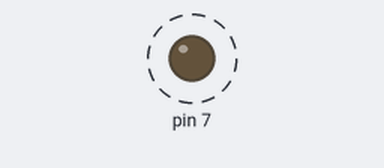
A sketch run on a simulated Arduino Uno, built with avr-gcc and run on an emulated ATmega328P. On the bench: output pins drawn as LEDs (lit = HIGH). Dashed ring = blinking. What the sketch prints to the serial monitor is not drawn.

Above: at 0.45 s.
Timing chart, 0 to 3.0 s (numbered marks = the images above):
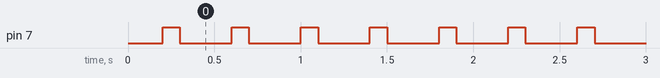

Measured:
- by itself, pin 7: alternates HIGH for 0.10 s and LOW for 0.30 s

The sketch:

sensor_ultrassonico_09_06_20211.ino
```cpp
//Declarar variável
int cm = 0;//Centímetros

void setup(){
  //Iniciar comunicação serial
  Serial.begin(9600);
}
void loop(){
  //Execução da função readDistance
  cm = 0.01723*readDistance(7, 7);
  Serial.print(cm);
  Serial.println("cm");
  delay(100);//Espera por 100 milisegundos

}
long readDistance(int triggerPin, int echoPin){
  pinMode(triggerPin, OUTPUT);//Limpa a leitura
  digitalWrite(triggerPin, LOW);
  delay(200);
  //Setar o trigger pin para HIGH  por 100 milliseconds
  digitalWrite(triggerPin, HIGH);
  delay(100);
  digitalWrite(triggerPin, LOW);
  pinMode(echoPin, HIGH);
}
```
